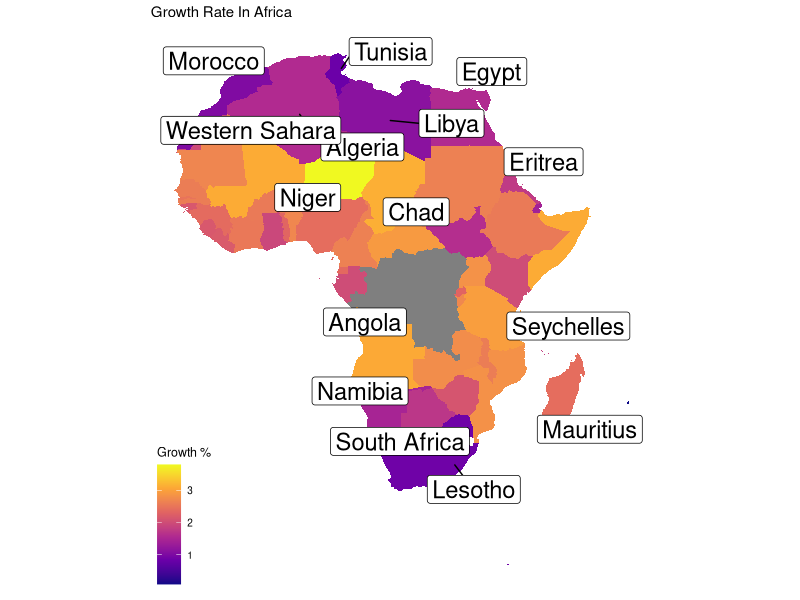
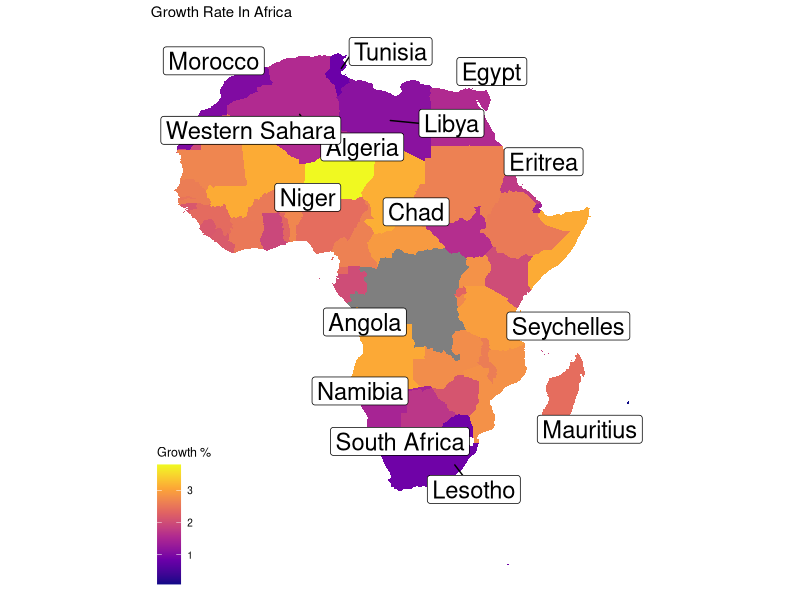

Source code (R) for these figures, in order:
# Load the necessary libraries
library(dplyr)
library(ggplot2)
library(tidyverse)
library(ggrepel)
library(ggthemes)

# Import the world_population.csv dataset
world_population <- read.csv("world_population_data.csv")

# Remove '%' from growth_rate column
world_population <- world_population %>%
  mutate(growth_rate = as.numeric(sub("%", "", growth_rate)))

# Create dataframe for world coordinates using map_data
world_coordinates <- map_data("world")

# Filter data for African countries
africa_map <- subset(world_coordinates, region %in% c(
  "Algeria", "Angola", "Benin", "Botswana", "Burkina Faso", "Burundi",
  "Cabo Verde", "Cameroon", "Central African Republic", "Chad", "Comoros",
  "Democratic Republic of the Congo", "Djibouti", "Egypt",
  "Equatorial Guinea", "Eritrea", "Eswatini", "Ethiopia", "Gabon",
  "Gambia", "Ghana", "Guinea",
  "Guinea-Bissau", "Ivory Coast", "Kenya", "Lesotho", "Liberia", "Libya",
  "Madagascar", "Malawi", "Mali", "Mauritania", "Mauritius", "Morocco",
  "Mozambique", "Namibia", "Niger", "Nigeria", "Republic of Congo",
  "Rwanda", "Sao Tome and Principe",
  "Senegal", "Seychelles", "Sierra Leone", "Somalia",
  "South Africa", "South Sudan",
  "Sudan", "Tanzania", "Togo", "Tunisia",
  "Uganda", "Western Sahara", "Zambia", "Zimbabwe"
)) %>%
  left_join(world_population, by = c("region" = "country"))

# Create label data for Africa
label_data <- africa_map %>%
  group_by(region) %>%
  filter(row_number() == 2) %>%
  mutate(
    region = ifelse(region == "Democratic Republic of the Congo", "DRC", region),
    long = ifelse(region == "Algeria", 2.6322, long),
    lat = ifelse(region == "Algeria", 28.1636, lat),
    long = ifelse(region == "Angola", 17.8739, long),
    lat = ifelse(region == "Angola", -11.2027, lat),
    long = ifelse(region == "Benin", 2.3158, long),
    lat = ifelse(region == "Benin", 9.3077, lat),
    long = ifelse(region == "Botswana", 24.6849, long),
    lat = ifelse(region == "Botswana", -22.3275, lat),
    long = ifelse(region == "Burkina Faso", -1.5616, long),
    lat = ifelse(region == "Burkina Faso", 12.6392, lat),
    long = ifelse(region == "Burundi", 29.9196, long),
    lat = ifelse(region == "Burundi", -3.3731, lat),
    long = ifelse(region == "Cabo Verde", -23.9812, long),
    lat = ifelse(region == "Cabo Verde", 15.9552, lat),
    long = ifelse(region == "Cameroon", 12.2776, long),
    lat = ifelse(region == "Cameroon", 5.9631, lat),
    long = ifelse(region == "Central African Republic", 20.9394, long),
    lat = ifelse(region == "Central African Republic", 6.6111, lat),
    long = ifelse(region == "Chad", 18.7322, long),
    lat = ifelse(region == "Chad", 15.4542, lat),
    long = ifelse(region == "Comoros", 43.8726, long),
    lat = ifelse(region == "Comoros", -11.8776, lat),
    long = ifelse(region == "DRC", 23.6599, long),
    lat = ifelse(region == "DRC", -2.8770, lat),
    long = ifelse(region == "Djibouti", 42.5903, long),
    lat = ifelse(region == "Djibouti", 11.8251, lat),
    long = ifelse(region == "Egypt", 31.2357, long),
    lat = ifelse(region == "Egypt", 30.0444, lat),
    long = ifelse(region == "Equatorial Guinea", 10.2679, long),
    lat = ifelse(region == "Equatorial Guinea", 1.6508, lat),
    long = ifelse(region == "Eritrea", 39.7823, long),
    lat = ifelse(region == "Eritrea", 15.1794, lat),
    long = ifelse(region == "Eswatini", 31.4659, long),
    lat = ifelse(region == "Eswatini", -26.5225, lat),
    long = ifelse(region == "Ethiopia", 39.7272, long),
    lat = ifelse(region == "Ethiopia", 9.1450, lat),
    long = ifelse(region == "Gabon", 11.6094, long),
    lat = ifelse(region == "Gabon", -0.8037, lat),
    long = ifelse(region == "Gambia", -15.3960, long),
    lat = ifelse(region == "Gambia", 13.4549, lat),
    long = ifelse(region == "Ghana", -1.0307, long),
    lat = ifelse(region == "Ghana", 7.9533, lat),
    long = ifelse(region == "Guinea", -10.9446, long),
    lat = ifelse(region == "Guinea", 11.2326, lat),
    long = ifelse(region == "Guinea-Bissau", -15.1804, long),
    lat = ifelse(region == "Guinea-Bissau", 11.8037, lat),
    long = ifelse(region == "Ivory Coast", -5.5436, long),
    lat = ifelse(region == "Ivory Coast", 7.5380, lat),
    long = ifelse(region == "Kenya", 37.8400, long),
    lat = ifelse(region == "Kenya", -1.286389, lat),
    long = ifelse(region == "Lesotho", 28.2420, long),
    lat = ifelse(region == "Lesotho", -29.5800, lat),
    long = ifelse(region == "Liberia", -9.4295, long),
    lat = ifelse(region == "Liberia", 6.4281, lat),
    long = ifelse(region == "Libya", 17.2283, long),
    lat = ifelse(region == "Libya", 26.3351, lat),
    long = ifelse(region == "Madagascar", 46.8691, long),
    lat = ifelse(region == "Madagascar", -18.7669, lat),
    long = ifelse(region == "Malawi", 34.3015, long),
    lat = ifelse(region == "Malawi", -13.2543, lat),
    long = ifelse(region == "Mali", -3.9962, long),
    lat = ifelse(region == "Mali", 17.5707, lat),
    long = ifelse(region == "Mauritania", -10.9408, long),
    lat = ifelse(region == "Mauritania", 20.3484, lat),
    long = ifelse(region == "Mauritius", 57.5522, long),
    lat = ifelse(region == "Mauritius", -20.3484, lat),
    long = ifelse(region == "Morocco", -7.0926, long),
    lat = ifelse(region == "Morocco", 31.7917, lat),
    long = ifelse(region == "Mozambique", 35.5296, long),
    lat = ifelse(region == "Mozambique", -18.6657, lat),
    long = ifelse(region == "Namibia", 17.0818, long),
    lat = ifelse(region == "Namibia", -22.5609, lat),
    long = ifelse(region == "Niger", 8.2245, long),
    lat = ifelse(region == "Niger", 17.6078, lat),
    long = ifelse(region == "Nigeria", 8.6753, long),
    lat = ifelse(region == "Nigeria", 9.0820, lat),
    long = ifelse(region == "Republic of Congo", 15.8277, long),
    lat = ifelse(region == "Republic of Congo", -0.2280, lat),
    long = ifelse(region == "Rwanda", 29.8739, long),
    lat = ifelse(region == "Rwanda", -1.9403, lat),
    long = ifelse(region == "Sao Tome and Principe", 6.6131, long),
    lat = ifelse(region == "Sao Tome and Principe", 0.1864, lat),
    long = ifelse(region == "Senegal", -14.4524, long),
    lat = ifelse(region == "Senegal", 14.4974, lat),
    long = ifelse(region == "Seychelles", 55.4915, long),
    lat = ifelse(region == "Seychelles", -4.6796, lat),
    long = ifelse(region == "Sierra Leone", -11.7799, long),
    lat = ifelse(region == "Sierra Leone", 8.4606, lat),
    long = ifelse(region == "Somalia", 46.8253, long),
    lat = ifelse(region == "Somalia", 5.1521, lat),
    long = ifelse(region == "South Africa", 25.0839, long),
    lat = ifelse(region == "South Africa", -29.0000, lat),
    long = ifelse(region == "South Sudan", 31.3872, long),
    lat = ifelse(region == "South Sudan", 6.8770, lat),
    long = ifelse(region == "Sudan", 30.8025, long),
    lat = ifelse(region == "Sudan", 12.8628, lat),
    long = ifelse(region == "Tanzania", 34.8888, long),
    lat = ifelse(region == "Tanzania", -6.369028, lat),
    long = ifelse(region == "Togo", 0.8248, long),
    lat = ifelse(region == "Togo", 8.6195, lat),
    long = ifelse(region == "Tunisia", 9.5375, long),
    lat = ifelse(region == "Tunisia", 33.8869, lat),
    long = ifelse(region == "Uganda", 32.2903, long),
    lat = ifelse(region == "Uganda", 1.3733, lat),
    long = ifelse(region == "Western Sahara", -13.1215, long),
    lat = ifelse(region == "Western Sahara", 24.2155, lat),
    long = ifelse(region == "Zambia", 27.8493, long),
    lat = ifelse(region == "Zambia", -13.1339, lat),
    long = ifelse(region == "Zimbabwe", 29.1549, long),
    lat = ifelse(region == "Zimbabwe", -19.0154, lat)
  )



# Create a geom_polygon plot using ggplot2
print(ggplot(africa_map) +
  geom_polygon(aes(long, lat, group = group, fill = growth_rate)) +
  coord_quickmap() +
  scale_fill_viridis_c(option = "plasma") +

  # Add labels to the plot
  labs(fill = "Growth %") +
  ggtitle("Growth Rate In Africa") +

  # Use geom_label_repel for Africa labels
  geom_label_repel(
    data = label_data, aes(x = long, y = lat, label = region),
    size = 6, max.overlaps = 8,
    box.padding = .5, point.padding = .5
  ) +

  # Use map theme from ggthemes library
  theme_map())

# Save the plot as a file
ggsave("africa_plot.jpg", dpi = 300)
